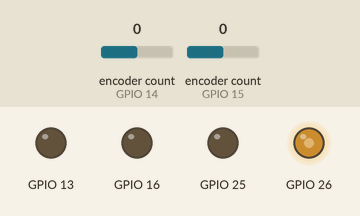
The program below on a simulated ESP32. On the bench: output pins drawn as LEDs (lit = HIGH). The inputs (shaded band) are chosen by the test bench; at power-on: encoder count (sensors on GPIO 14, GPIO 15) 0.

Above: at 0.55 s.
At 3.55 s:
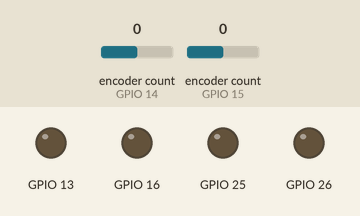
At 5.25 s:
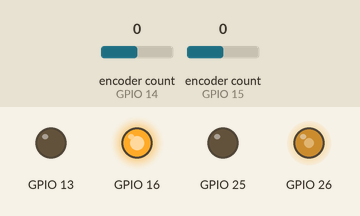
At 9.95 s:
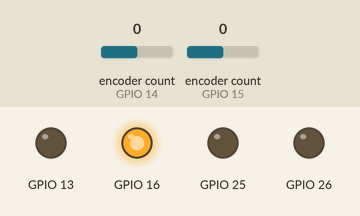
Timing chart, 0 to 12.9 s (numbered marks = the images above):
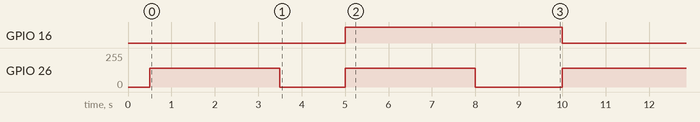

The program:

main.cpp
```cpp
#include <Arduino.h>
#include "config.h"
#include "motor.h"
#include "encoder.h"

Motor motor_left (MOTOR_LEFT_PWM,  MOTOR_LEFT_DIR,  0);
Motor motor_right(MOTOR_RIGHT_PWM, MOTOR_RIGHT_DIR, 1);

Encoder encoder_left (ENC_LEFT_A,  ENC_LEFT_B);
Encoder encoder_right(ENC_RIGHT_A, ENC_RIGHT_B);

extern void motor_task(void *pvParameters);

void setup() {
    Serial.begin(115200);
    delay(500);

    motor_left.begin();
    motor_right.begin();

    encoder_left.begin();
    encoder_right.begin();

    ESP_LOGI("MAIN", "Motor driver test - LEFT & RIGHT");

    xTaskCreate(motor_task, "motor_task", 4096, nullptr, 1, nullptr);
}

void loop() {
    vTaskDelay(pdMS_TO_TICKS(1000));
}
```

encoder.h
```cpp
#pragma once

#include <Arduino.h>
#include <ESP32Encoder.h>

class Encoder {
public:
    Encoder(uint8_t pin_a, uint8_t pin_b);

    void begin();
    int32_t getCount();
    void reset();

private:
    ESP32Encoder encoder_;
    uint8_t pin_a_;
    uint8_t pin_b_;
};
```

motor.h
```cpp
#pragma once
#include <Arduino.h>

class Motor {
public:
    Motor(uint8_t pwm_pin, uint8_t dir_pin, uint8_t ledc_channel);

    void begin();
    void setSpeed(int speed);   // -255 ~ 255
    void stop();

private:
    uint8_t pwm_pin_;
    uint8_t dir_pin_;
    uint8_t ledc_channel_;
};
```

encoder.cpp
```cpp
#include "encoder.h"

Encoder::Encoder(uint8_t pin_a, uint8_t pin_b)
    : pin_a_(pin_a), pin_b_(pin_b) {
}

void Encoder::begin() {
    ESP32Encoder::useInternalWeakPullResistors = puType::up;
    encoder_.attachFullQuad(pin_a_, pin_b_);
    encoder_.setFilter(1023);  // max PCNT glitch filter (~12.8us) to reject motor EMI noise
    encoder_.clearCount();
}

int32_t Encoder::getCount() {
    return encoder_.getCount();
}

void Encoder::reset() {
    encoder_.clearCount();
}
```

motor.cpp
```cpp
#include "motor.h"
#include "config.h"

Motor::Motor(uint8_t pwm_pin, uint8_t dir_pin, uint8_t ledc_channel)
    : pwm_pin_(pwm_pin), dir_pin_(dir_pin), ledc_channel_(ledc_channel) {}

void Motor::begin() {
    pinMode(dir_pin_, OUTPUT);
    digitalWrite(dir_pin_, LOW);

    ledcSetup(ledc_channel_, 20000, 8);      // 20 kHz, 8-bit
    ledcAttachPin(pwm_pin_, ledc_channel_);
    ledcWrite(ledc_channel_, 0);
}

void Motor::setSpeed(int speed) {
    if (speed > MOTOR_PWM_MAX) speed = MOTOR_PWM_MAX;
    if (speed < -MOTOR_PWM_MAX) speed = -MOTOR_PWM_MAX;

    // Any nonzero command is bumped up to MOTOR_PWM_MIN so it clears
    // stiction instead of silently doing nothing below that duty.
    if (speed > 0 && speed < MOTOR_PWM_MIN) speed = MOTOR_PWM_MIN;
    if (speed < 0 && speed > -MOTOR_PWM_MIN) speed = -MOTOR_PWM_MIN;

    // DIR HIGH decreased the count during the digital test, so that
    // direction is treated as "negative" and inverted here: speed > 0 = forward
    if (speed >= 0) {
        digitalWrite(dir_pin_, LOW);
        ledcWrite(ledc_channel_, (uint32_t)speed);
    } else {
        digitalWrite(dir_pin_, HIGH);
        ledcWrite(ledc_channel_, (uint32_t)(-speed));
    }
}

void Motor::stop() {
    ledcWrite(ledc_channel_, 0);
}
```

serial_comm.cpp
```cpp

```

encoder_task.cpp
```cpp
#include <Arduino.h>
#include "encoder.h"
#include "config.h"

extern Encoder encoder_left;
extern Encoder encoder_right;

void encoder_task(void *pvParameters) {
    ESP_LOGI("ENC", "Encoder task started");

    int32_t last_left = 0;
    int32_t last_right = 0;

    while (true) {
        int32_t left  = encoder_left.getCount();
        int32_t right = encoder_right.getCount();

        if (left != last_left || right != last_right) {
            ESP_LOGI("ENC", "L: %ld | R: %ld", left, right);
            last_left = left;
            last_right = right;
        }

        vTaskDelay(pdMS_TO_TICKS(50));  // 20 Hz
    }
}
```

motor_task.cpp
```cpp
#include <Arduino.h>
#include "motor.h"
#include "encoder.h"
#include "config.h"

extern Motor motor_left;
extern Motor motor_right;
extern Encoder encoder_right;

static const uint32_t RUN_MS = 3000;

static void logSpeed(const char *label) {
    int32_t counts = encoder_right.getCount();
    int32_t counts_per_sec = counts * 1000 / (int32_t)RUN_MS;
    ESP_LOGI("MOTOR", "%s: %ld counts / %lums -> %ld counts/s", label, (long)counts, (unsigned long)RUN_MS, (long)counts_per_sec);
}

void motor_task(void *pvParameters) {
    ESP_LOGI("MOTOR", "Test RIGHT only");
    motor_left.stop();

    while (true) {
        ESP_LOGI("MOTOR", "Right Forward");
        encoder_right.reset();
        motor_right.setSpeed(100);
        vTaskDelay(pdMS_TO_TICKS(RUN_MS));
        logSpeed("Right Forward");

        ESP_LOGI("MOTOR", "Right Stop");
        motor_right.stop();
        vTaskDelay(pdMS_TO_TICKS(1500));

        ESP_LOGI("MOTOR", "Right Backward");
        encoder_right.reset();
        motor_right.setSpeed(-100);
        vTaskDelay(pdMS_TO_TICKS(RUN_MS));
        logSpeed("Right Backward");

        motor_right.stop();
        vTaskDelay(pdMS_TO_TICKS(2000));
    }
}
```

config.h
```cpp
#pragma once

#include <Arduino.h>

// Left wheel encoder (quadrature A/B)
#define ENC_LEFT_A  15
#define ENC_LEFT_B  2

// Right wheel encoder (quadrature A/B)
#define ENC_RIGHT_A 14
#define ENC_RIGHT_B 17

// Left motor (Cytron PWM + DIR)
#define MOTOR_LEFT_PWM  25 //10
#define MOTOR_LEFT_DIR  13

// Right motor (Cytron PWM + DIR)
#define MOTOR_RIGHT_PWM 26 //9
#define MOTOR_RIGHT_DIR 16

// PWM range (8-bit LEDC, 0-255).
// MOTOR_PWM_MIN is the minimum duty needed to overcome stiction and
// actually turn the wheel - tune by testing (100 was too low, 180 worked).
#define MOTOR_PWM_MIN 140
#define MOTOR_PWM_MAX 255

// Wheeltec MG513P30 gearmotor: 1:30 gear ratio, optical encoder (500 PPR).
// Theoretical: 500 PPR * 4 (quadrature x4) * 30 (gear ratio) = 60000 counts/rev.
// Measured by hand-rotating the wheel exactly 1 revolution: ~61068-61883
// counts (matches the optical variant, not the 13 PPR Hall variant).
// Refine with more measurements if precision matters for PID tuning.
#define ENCODER_COUNTS_PER_REV 61475
```

Measured:
- by itself, GPIO 16: alternates HIGH for 5.0 s and LOW for 4.5 s
- by itself, GPIO 26: repeats every 9.5 s: 0/255 1.5 s, 139/255 3.0 s, 0/255 2.0 s, 139/255 3.0 s
